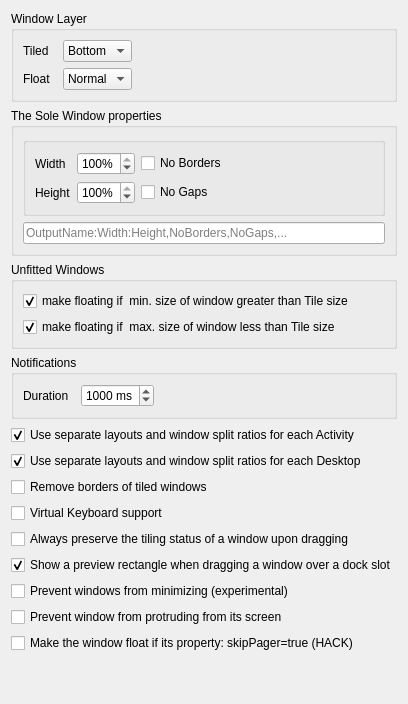
     <widget class="QWidget" name="_7_optionsTab">
      <attribute name="title">
       <string>Options</string>
      </attribute>
      <layout class="QVBoxLayout" name="verticalLayout">
       <item>
        <widget class="QGroupBox" name="GB_1_windowLayer">
         <property name="title">
          <string>Window Layer</string>
         </property>
         <layout class="QGridLayout" name="gridLayout_9">
          <item row="0" column="0" alignment="Qt::AlignmentFlag::AlignLeft">
           <widget class="QLabel" name="label_13">
            <property name="text">
             <string>Tiled</string>
            </property>
           </widget>
          </item>
          <item row="0" column="1">
           <widget class="QComboBox" name="kcfg_tiledWindowsLayer">
            <item>
             <property name="text">
              <string>Bottom</string>
             </property>
            </item>
            <item>
             <property name="text">
              <string>Normal</string>
             </property>
            </item>
            <item>
             <property name="text">
              <string>Above</string>
             </property>
            </item>
           </widget>
          </item>
          <item row="0" column="2">
           <spacer name="horizontalSpacer_2">
            <property name="orientation">
             <enum>Qt::Orientation::Horizontal</enum>
            </property>
            <property name="sizeHint" stdset="0">
             <size>
              <width>40</width>
              <height>20</height>
             </size>
            </property>
           </spacer>
          </item>
          <item row="1" column="0">
           <widget class="QLabel" name="label_14">
            <property name="text">
             <string>Float  </string>
            </property>
           </widget>
          </item>
          <item row="1" column="1">
           <widget class="QComboBox" name="kcfg_floatedWindowsLayer">
            <property name="currentIndex">
             <number>1</number>
            </property>
            <item>
             <property name="text">
              <string>Bottom</string>
             </property>
            </item>
            <item>
             <property name="text">
              <string>Normal</string>
             </property>
            </item>
            <item>
             <property name="text">
              <string>Above</string>
             </property>
            </item>
           </widget>
          </item>
         </layout>
        </widget>
       </item>
       <item>
        <widget class="QGroupBox" name="groupBox_4">
         <property name="title">
          <string>The Sole Window properties</string>
         </property>
         <layout class="QVBoxLayout" name="verticalLayout_17">
          <item>
           <widget class="QGroupBox" name="GB_2_soleWindowsProps">
            <property name="enabled">
             <bool>true</bool>
            </property>
            <property name="title">
             <string/>
            </property>
            <property name="flat">
             <bool>true</bool>
            </property>
            <layout class="QGridLayout" name="gridLayout_10">
             <item row="0" column="2">
              <widget class="QCheckBox" name="kcfg_soleWindowNoBorders">
               <property name="text">
                <string>No Borders</string>
               </property>
              </widget>
             </item>
             <item row="1" column="2">
              <widget class="QCheckBox" name="kcfg_soleWindowNoGaps">
               <property name="text">
                <string>No Gaps</string>
               </property>
              </widget>
             </item>
             <item row="1" column="0">
              <widget class="QLabel" name="label_16">
               <property name="text">
                <string>Height</string>
               </property>
              </widget>
             </item>
             <item row="0" column="3">
              <spacer name="horizontalSpacer_3">
               <property name="orientation">
                <enum>Qt::Orientation::Horizontal</enum>
               </property>
               <property name="sizeHint" stdset="0">
                <size>
                 <width>40</width>
                 <height>20</height>
                </size>
               </property>
              </spacer>
             </item>
             <item row="0" column="1" alignment="Qt::AlignmentFlag::AlignHCenter|Qt::AlignmentFlag::AlignVCenter">
              <widget class="QSpinBox" name="kcfg_soleWindowWidth">
               <property name="suffix">
                <string>%</string>
               </property>
               <property name="minimum">
                <number>1</number>
               </property>
               <property name="maximum">
                <number>100</number>
               </property>
               <property name="value">
                <number>100</number>
               </property>
              </widget>
             </item>
             <item row="0" column="0">
              <widget class="QLabel" name="label_15">
               <property name="text">
                <string>Width </string>
               </property>
              </widget>
             </item>
             <item row="1" column="1">
              <widget class="QSpinBox" name="kcfg_soleWindowHeight">
               <property name="suffix">
                <string>%</string>
               </property>
               <property name="minimum">
                <number>1</number>
               </property>
               <property name="maximum">
                <number>100</number>
               </property>
               <property name="value">
                <number>100</number>
               </property>
              </widget>
             </item>
            </layout>
            <widget class="QLabel" name="soleWindowOutputOverrideLabel">
             <property name="geometry">
              <rect>
               <x>8</x>
               <y>166</y>
               <width>262</width>
               <height>40</height>
              </rect>
             </property>
             <property name="text">
              <string>Output Override</string>
             </property>
            </widget>
            <zorder>soleWindowOutputOverrideLabel</zorder>
            <zorder>kcfg_soleWindowWidth</zorder>
            <zorder>label_15</zorder>
            <zorder>horizontalSpacer_3</zorder>
            <zorder>label_16</zorder>
            <zorder>kcfg_soleWindowHeight</zorder>
            <zorder>kcfg_soleWindowNoBorders</zorder>
            <zorder>kcfg_soleWindowNoGaps</zorder>
           </widget>
          </item>
          <item>
           <widget class="QLineEdit" name="kcfg_soleWindowOutputOverride">
            <property name="toolTip">
             <string>&lt;html&gt;&lt;head/&gt;&lt;body&gt;&lt;p&gt;Comma-separated list to override the default Sole Window properties parameters: OutputName:Width:Height:NoBorders:NoGaps. Width and Height in % and can be from 1 to 100, NoBorders and NoGaps can be 0 or 1. You can omit parameters for example &lt;span style=&quot; font-weight:700;&quot;&gt;DP-1:50&lt;/span&gt; means you override only width to 50% on &lt;span style=&quot; font-weight:700;&quot;&gt;DP-1&lt;/span&gt; monitor. &lt;/p&gt;&lt;p&gt;Note. If you enable the No Gap option, this means that width and height no longer matter.&lt;/p&gt;&lt;p&gt;&lt;br/&gt;Two monitors example:&lt;span style=&quot; font-weight:700;&quot;&gt; DP-1:::1:1,DP-2:80:70&lt;/span&gt;&lt;/p&gt;&lt;p&gt;on&lt;span style=&quot; font-weight:700;&quot;&gt; DP-1 &lt;/span&gt;no Borders nor Gaps, on DP-2: 80% Width and 70% Height&lt;/p&gt;&lt;/body&gt;&lt;/html&gt;</string>
            </property>
            <property name="placeholderText">
             <string>OutputName:Width:Height,NoBorders,NoGaps,...</string>
            </property>
           </widget>
          </item>
         </layout>
        </widget>
       </item>
       <item>
        <widget class="QGroupBox" name="GB_4_unfittedWindows">
         <property name="title">
          <string>Unfitted Windows</string>
         </property>
         <layout class="QVBoxLayout" name="verticalLayout_18">
          <item>
           <widget class="QCheckBox" name="kcfg_unfitGreater">
            <property name="toolTip">
             <string>If enable make all windows floating if they minimum size to large for tile</string>
            </property>
            <property name="text">
             <string>make floating if  min. size of window greater than Tile size </string>
            </property>
            <property name="checked">
             <bool>true</bool>
            </property>
           </widget>
          </item>
          <item>
           <widget class="QCheckBox" name="kcfg_unfitLess">
            <property name="toolTip">
             <string>If enable make all windows floating if the maximum size to small for tile</string>
            </property>
            <property name="text">
             <string>make floating if  max. size of window less than Tile size </string>
            </property>
            <property name="checked">
             <bool>true</bool>
            </property>
           </widget>
          </item>
         </layout>
        </widget>
       </item>
       <item>
        <widget class="QGroupBox" name="GB_5_Notifications">
         <property name="title">
          <string>Notifications</string>
         </property>
         <layout class="QGridLayout" name="gridLayout_12">
          <item row="1" column="1">
           <widget class="QSpinBox" name="kcfg_notificationDuration">
            <property name="toolTip">
             <string>&lt;html&gt;&lt;head/&gt;&lt;body&gt;&lt;p&gt;Set the time (in milliseconds) for how long a pop-up notification will remain visible before it automatically disappears. A value of 0 will disable notifications.&lt;/p&gt;&lt;/body&gt;&lt;/html&gt;</string>
            </property>
            <property name="suffix">
             <string> ms</string>
            </property>
            <property name="maximum">
             <number>9999</number>
            </property>
            <property name="singleStep">
             <number>100</number>
            </property>
            <property name="value">
             <number>1000</number>
            </property>
           </widget>
          </item>
          <item row="1" column="0">
           <widget class="QLabel" name="label_18">
            <property name="text">
             <string>Duration  </string>
            </property>
           </widget>
          </item>
          <item row="1" column="2">
           <spacer name="horizontalSpacer_4">
            <property name="orientation">
             <enum>Qt::Orientation::Horizontal</enum>
            </property>
            <property name="sizeHint" stdset="0">
             <size>
              <width>40</width>
              <height>20</height>
             </size>
            </property>
           </spacer>
          </item>
         </layout>
        </widget>
       </item>
       <item>
        <widget class="QCheckBox" name="kcfg_layoutPerActivity">
         <property name="toolTip">
          <string>All tiled windows will have no borders. Borders will be added back if window become float.</string>
         </property>
         <property name="text">
          <string>Use separate layouts and window split ratios for each Activity</string>
         </property>
         <property name="checked">
          <bool>true</bool>
         </property>
        </widget>
       </item>
       <item>
        <widget class="QCheckBox" name="kcfg_layoutPerDesktop">
         <property name="toolTip">
          <string>All tiled windows will have no borders. Borders will be added back if window become float.</string>
         </property>
         <property name="text">
          <string>Use separate layouts and window split ratios for each Desktop</string>
         </property>
         <property name="checked">
          <bool>true</bool>
         </property>
        </widget>
       </item>
       <item>
        <widget class="QCheckBox" name="kcfg_noTileBorder">
         <property name="toolTip">
          <string>All tiled windows will have no borders. Borders will be added back if window become float.</string>
         </property>
         <property name="text">
          <string>Remove borders of tiled windows</string>
         </property>
        </widget>
       </item>
       <item>
        <widget class="QCheckBox" name="kcfg_optVKeyboardSupport">
         <property name="text">
          <string>Virtual Keyboard support</string>
         </property>
        </widget>
       </item>
       <item>
        <widget class="QCheckBox" name="kcfg_keepTilingOnDrag">
         <property name="text">
          <string>Always preserve the tiling status of a window upon dragging</string>
         </property>
        </widget>
       </item>
       <item>
        <widget class="QCheckBox" name="kcfg_dragPreview">
         <property name="toolTip">
          <string>Draw a translucent rectangle at the dock slot a dragged window will occupy when the drag is over.</string>
         </property>
         <property name="text">
          <string>Show a preview rectangle when dragging a window over a dock slot</string>
         </property>
         <property name="checked">
          <bool>true</bool>
         </property>
        </widget>
       </item>
       <item>
        <widget class="QCheckBox" name="kcfg_preventMinimize">
         <property name="text">
          <string>Prevent windows from minimizing (experimental)</string>
         </property>
        </widget>
       </item>
       <item>
        <widget class="QCheckBox" name="kcfg_preventProtrusion">
         <property name="text">
          <string>Prevent window from protruding from its screen</string>
         </property>
        </widget>
       </item>
       <item>
        <widget class="QCheckBox" name="kcfg_floatSkipPagerWindows">
         <property name="toolTip">
          <string>&lt;html&gt;&lt;head/&gt;&lt;body&gt;&lt;p&gt;If enabled, all windows with property skipPager=true become floating. You can create KDE Window Rule and force  skipPager=true.&lt;/p&gt;&lt;/body&gt;&lt;/html&gt;</string>
         </property>
         <property name="text">
          <string>Make the window float if its property: skipPager=true (HACK)</string>
         </property>
        </widget>
       </item>
       <item>
        <spacer name="verticalSpacer_5">
         <property name="orientation">
          <enum>Qt::Orientation::Vertical</enum>
         </property>
         <property name="sizeHint" stdset="0">
          <size>
           <width>20</width>
           <height>40</height>
          </size>
         </property>
        </spacer>
       </item>
      </layout>
     </widget>
